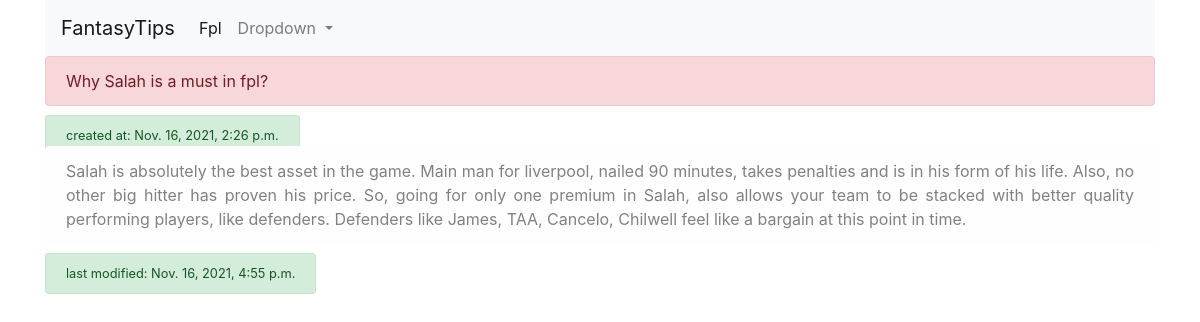
The page /blog/1 on the database its author committed.
### blog/models.py (models this page shows, shortened)
class Blog(models.Model):
    title = models.CharField(max_length = 255)
    body = models.TextField()
    last_modified = models.DateTimeField(auto_now = True)
    created_at = models.DateTimeField(auto_now_add = True)

### blog/views.py (the view)
# urls.py: path('blog/<int:pk>', BlogDetailView.as_view(), name='blog-detail'),
class BlogDetailView(DetailView):
    model = Blog
    def get_context_data(self, **kwargs):
        context = super().get_context_data(**kwargs)
        return context

### blog/templates/blog/blog_detail.html
{% extends "blog/base.html" %}
{% block content %}
<p class="alert alert-danger"> {{object.title}}
</p>
<small class="text-align-right alert alert-success"> created at: {{object.created_at}}</small>
<p class="alert alert-light"> {{object.body}}</p>
<small class="alert alert-success"> last modified: {{object.last_modified}}</small>
{% endblock %}

### rows shown on the page
Blog: title "Why Salah is a must in fpl?", created_at "Nov. 16, 2021, 2:26 p.m.", body "Salah is absolutely the best asset in the game. Main man for liverpool, nailed 90 minutes, takes penalties and is in his form of his life. Also, no other big hitter has proven his price. So, going for only one premium in Salah, also allows your team to be stacked with better quality performing players, like defenders. Defenders like James, TAA, Cancelo, Chilwell feel like a bargain at this point in time.", last_modified "Nov. 16, 2021, 4:55 p.m."
